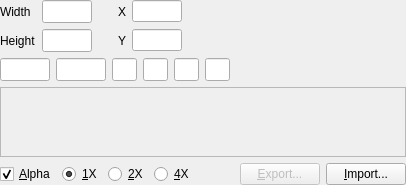
<?xml version="1.0" encoding="UTF-8"?>
<ui version="4.0">
 <class>BitmapResource</class>
 <widget class="QWidget" name="BitmapResource">
  <layout class="QVBoxLayout">
   <property name="margin">
    <number>0</number>
   </property>
   <item>
    <layout class="QGridLayout">
     <item row="0" column="0">
      <widget class="QLabel" name="labelWidth">
       <property name="text">
        <string>Width</string>
       </property>
      </widget>
     </item>
     <item row="0" column="1">
      <widget class="QLineEdit" name="editWidth">
       <property name="maximumSize">
        <size>
         <width>50</width>
         <height>16777215</height>
        </size>
       </property>
       <property name="font">
        <font>
         <family>Monospace, Courier</family>
        </font>
       </property>
       <property name="alignment">
        <set>Qt::AlignRight|Qt::AlignTrailing|Qt::AlignVCenter</set>
       </property>
       <property name="readOnly">
        <bool>true</bool>
       </property>
      </widget>
     </item>
     <item row="1" column="0">
      <widget class="QLabel" name="labelHeight">
       <property name="text">
        <string>Height</string>
       </property>
      </widget>
     </item>
     <item row="1" column="1">
      <widget class="QLineEdit" name="editHeight">
       <property name="maximumSize">
        <size>
         <width>50</width>
         <height>16777215</height>
        </size>
       </property>
       <property name="font">
        <font>
         <family>Monospace, Courier</family>
        </font>
       </property>
       <property name="alignment">
        <set>Qt::AlignRight|Qt::AlignTrailing|Qt::AlignVCenter</set>
       </property>
       <property name="readOnly">
        <bool>true</bool>
       </property>
      </widget>
     </item>
     <item row="1" column="5">
      <spacer>
       <property name="orientation">
        <enum>Qt::Horizontal</enum>
       </property>
       <property name="sizeHint">
        <size>
         <width>40</width>
         <height>20</height>
        </size>
       </property>
      </spacer>
     </item>
     <item row="1" column="3">
      <widget class="QLabel" name="labelY">
       <property name="text">
        <string>Y</string>
       </property>
      </widget>
     </item>
     <item row="0" column="3">
      <widget class="QLabel" name="labelX">
       <property name="text">
        <string>X</string>
       </property>
      </widget>
     </item>
     <item row="0" column="4">
      <widget class="QLineEdit" name="editX">
       <property name="maximumSize">
        <size>
         <width>50</width>
         <height>16777215</height>
        </size>
       </property>
      </widget>
     </item>
     <item row="1" column="4">
      <widget class="QLineEdit" name="editY">
       <property name="maximumSize">
        <size>
         <width>50</width>
         <height>16777215</height>
        </size>
       </property>
      </widget>
     </item>
     <item row="1" column="2">
      <spacer>
       <property name="orientation">
        <enum>Qt::Horizontal</enum>
       </property>
       <property name="sizeType">
        <enum>QSizePolicy::Fixed</enum>
       </property>
       <property name="sizeHint">
        <size>
         <width>20</width>
         <height>20</height>
        </size>
       </property>
      </spacer>
     </item>
    </layout>
   </item>
   <item>
    <layout class="QHBoxLayout">
     <item>
      <widget class="QLineEdit" name="editUnk1">
       <property name="maximumSize">
        <size>
         <width>50</width>
         <height>16777215</height>
        </size>
       </property>
       <property name="font">
        <font>
         <family>Monospace, Courier</family>
        </font>
       </property>
       <property name="inputMask">
        <string>HHHH;</string>
       </property>
       <property name="alignment">
        <set>Qt::AlignCenter</set>
       </property>
      </widget>
     </item>
     <item>
      <widget class="QLineEdit" name="editUnk2">
       <property name="maximumSize">
        <size>
         <width>50</width>
         <height>16777215</height>
        </size>
       </property>
       <property name="font">
        <font>
         <family>Monospace, Courier</family>
        </font>
       </property>
       <property name="inputMask">
        <string>HHHH;</string>
       </property>
       <property name="alignment">
        <set>Qt::AlignCenter</set>
       </property>
      </widget>
     </item>
     <item>
      <widget class="QLineEdit" name="editUnk3">
       <property name="maximumSize">
        <size>
         <width>25</width>
         <height>16777215</height>
        </size>
       </property>
       <property name="font">
        <font>
         <family>Monospace, Courier</family>
        </font>
       </property>
       <property name="inputMask">
        <string>HH;</string>
       </property>
       <property name="alignment">
        <set>Qt::AlignCenter</set>
       </property>
      </widget>
     </item>
     <item>
      <widget class="QLineEdit" name="editUnk4">
       <property name="maximumSize">
        <size>
         <width>25</width>
         <height>16777215</height>
        </size>
       </property>
       <property name="font">
        <font>
         <family>Monospace, Courier</family>
        </font>
       </property>
       <property name="inputMask">
        <string>HH;</string>
       </property>
       <property name="alignment">
        <set>Qt::AlignCenter</set>
       </property>
      </widget>
     </item>
     <item>
      <widget class="QLineEdit" name="editUnk5">
       <property name="maximumSize">
        <size>
         <width>25</width>
         <height>16777215</height>
        </size>
       </property>
       <property name="font">
        <font>
         <family>Monospace, Courier</family>
        </font>
       </property>
       <property name="inputMask">
        <string>HH;</string>
       </property>
       <property name="alignment">
        <set>Qt::AlignCenter</set>
       </property>
      </widget>
     </item>
     <item>
      <widget class="QLineEdit" name="editUnk6">
       <property name="maximumSize">
        <size>
         <width>25</width>
         <height>16777215</height>
        </size>
       </property>
       <property name="font">
        <font>
         <family>Monospace, Courier</family>
        </font>
       </property>
       <property name="inputMask">
        <string>HH;</string>
       </property>
       <property name="alignment">
        <set>Qt::AlignCenter</set>
       </property>
      </widget>
     </item>
     <item>
      <spacer>
       <property name="orientation">
        <enum>Qt::Horizontal</enum>
       </property>
       <property name="sizeHint">
        <size>
         <width>40</width>
         <height>20</height>
        </size>
       </property>
      </spacer>
     </item>
    </layout>
   </item>
   <item>
    <widget class="QScrollArea" name="scrollArea">
     <property name="backgroundRole">
      <enum>QPalette::Dark</enum>
     </property>
     <widget class="QLabel" name="imageLabel" />
    </widget>
   </item>
   <item>
    <layout class="QHBoxLayout">
     <item>
      <widget class="QCheckBox" name="checkAlpha">
       <property name="text">
        <string>&amp;Alpha</string>
       </property>
       <property name="checked">
        <bool>true</bool>
       </property>
      </widget>
     </item>
     <item>
      <widget class="QRadioButton" name="radioScale1">
       <property name="text">
        <string>&amp;1X</string>
       </property>
       <property name="checked">
        <bool>true</bool>
       </property>
      </widget>
     </item>
     <item>
      <widget class="QRadioButton" name="radioScale2">
       <property name="text">
        <string>&amp;2X</string>
       </property>
      </widget>
     </item>
     <item>
      <widget class="QRadioButton" name="radioScale4">
       <property name="text">
        <string>&amp;4X</string>
       </property>
      </widget>
     </item>
     <item>
      <spacer>
       <property name="orientation">
        <enum>Qt::Horizontal</enum>
       </property>
       <property name="sizeHint">
        <size>
         <width>40</width>
         <height>20</height>
        </size>
       </property>
      </spacer>
     </item>
     <item>
      <widget class="QPushButton" name="buttonExport">
       <property name="enabled">
        <bool>false</bool>
       </property>
       <property name="text">
        <string>&amp;Export...</string>
       </property>
      </widget>
     </item>
     <item>
      <widget class="QPushButton" name="buttonImport">
       <property name="text">
        <string>&amp;Import...</string>
       </property>
      </widget>
     </item>
    </layout>
   </item>
  </layout>
 </widget>
 <resources/>
 <connections>
  <connection>
   <sender>editX</sender>
   <signal>textChanged(QString)</signal>
   <receiver>BitmapResource</receiver>
   <slot>isModified()</slot>
  </connection>
  <connection>
   <sender>editY</sender>
   <signal>textChanged(QString)</signal>
   <receiver>BitmapResource</receiver>
   <slot>isModified()</slot>
  </connection>
  <connection>
   <sender>editUnk1</sender>
   <signal>textChanged(QString)</signal>
   <receiver>BitmapResource</receiver>
   <slot>isModified()</slot>
  </connection>
  <connection>
   <sender>editUnk2</sender>
   <signal>textChanged(QString)</signal>
   <receiver>BitmapResource</receiver>
   <slot>isModified()</slot>
  </connection>
  <connection>
   <sender>editUnk3</sender>
   <signal>textChanged(QString)</signal>
   <receiver>BitmapResource</receiver>
   <slot>isModified()</slot>
  </connection>
  <connection>
   <sender>editUnk4</sender>
   <signal>textChanged(QString)</signal>
   <receiver>BitmapResource</receiver>
   <slot>isModified()</slot>
  </connection>
  <connection>
   <sender>editUnk5</sender>
   <signal>textChanged(QString)</signal>
   <receiver>BitmapResource</receiver>
   <slot>isModified()</slot>
  </connection>
  <connection>
   <sender>editUnk6</sender>
   <signal>textChanged(QString)</signal>
   <receiver>BitmapResource</receiver>
   <slot>isModified()</slot>
  </connection>
  <connection>
   <sender>checkAlpha</sender>
   <signal>toggled(bool)</signal>
   <receiver>BitmapResource</receiver>
   <slot>toggleAlpha(bool)</slot>
  </connection>
  <connection>
   <sender>radioScale1</sender>
   <signal>toggled(bool)</signal>
   <receiver>BitmapResource</receiver>
   <slot>scale()</slot>
  </connection>
  <connection>
   <sender>radioScale2</sender>
   <signal>toggled(bool)</signal>
   <receiver>BitmapResource</receiver>
   <slot>scale()</slot>
  </connection>
  <connection>
   <sender>radioScale4</sender>
   <signal>toggled(bool)</signal>
   <receiver>BitmapResource</receiver>
   <slot>scale()</slot>
  </connection>
  <connection>
   <sender>buttonExport</sender>
   <signal>clicked()</signal>
   <receiver>BitmapResource</receiver>
   <slot>exportFile()</slot>
  </connection>
  <connection>
   <sender>buttonImport</sender>
   <signal>clicked()</signal>
   <receiver>BitmapResource</receiver>
   <slot>importFile()</slot>
  </connection>
 </connections>
</ui>
